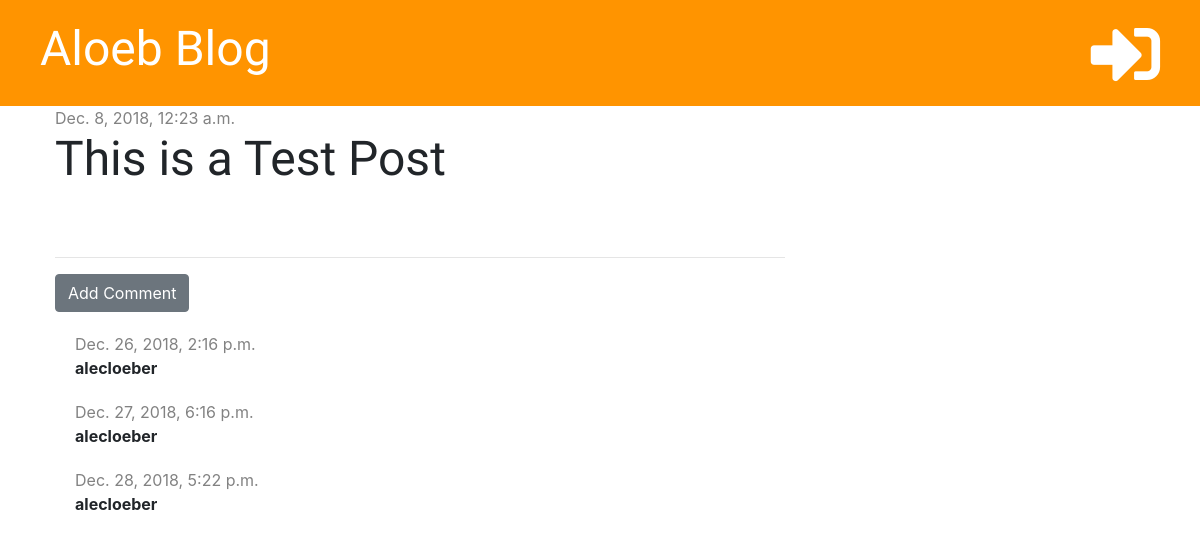
The app's page /post/1/ with its own data.
### blog/models.py (models this page shows, shortened)
class Post(models.Model):
    author = models.ForeignKey('auth.User', on_delete=models.CASCADE)
    title = models.CharField(max_length=200)
    text = models.TextField()
    create_date = models.DateTimeField(default=timezone.now)
    published_date = models.DateTimeField(blank=True, null=True)

class Comment(models.Model):
    post = models.ForeignKey('blog.Post', on_delete=models.CASCADE, related_name='comments')
    author = models.CharField(max_length=200)
    text = models.TextField()
    create_date = models.DateTimeField(default=timezone.now)
    approved = models.BooleanField(default=False)

### blog/views.py (the view)
# urls.py: path('post/<int:pk>/', views.post_detail, name='post_detail'),
def post_detail(request, pk):
    post = get_object_or_404(Post, pk=pk)
    stuff_for_frontend = {'post': post}
    return render(request, 'blog/post_detail.html', stuff_for_frontend)

### blog/templatetags/markdownify.py (called while the page is built)
@register.filter
def markdown(value):
    renderer = HighlightRenderer()
    markdown = mistune.Markdown(renderer=renderer)
    return markdown(value)

### blog/templates/blog/post_detail.html (shortened to what this page needs)
{% extends 'blog/base.html' %}
{% load markdownify %}
{% block content %}
    <div class="post">
        {% if post.published_date %}
            <div class="date">
                {{ post.published_date }}
            </div>
            {% else %}
            <a href="{% url 'post_publish' pk=post.pk %}" class="btn btn-primary">Publish</a>
        {% endif %}
        <h1>{{ post.title }}</h1>
    </div>
    <hr>
    <a href="{% url 'add_comment_to_post' pk=post.pk %}" class="btn btn-secondary">Add Comment</a>
    {% for comment in post.comments.all %}
        {% if user.is_authenticated or comment.approved %}
            <div class="comment">
                <div class="date">
                    {{ comment.create_date }}
                </div>
                <strong>{{ comment.author }}</strong>
            </div>
        {% endif %}
    {% empty %}
        <p>No Comments</p>
    {% endfor %}
{% endblock %}

### blog/static/css/blog.css (style rules this page uses)
h1, h2, h3, h4 { font-family: 'Tangerine', 'Inconsolata', 'Droid Sans', serif; font-size: 48px; }
.date { color: #828282; }
.post { margin-bottom: 70px; }
.comment { margin: 20px 0px 20px 20px; }

### records on screen
Post: published_date "Dec. 8, 2018, 12:23 a.m.", title "This is a Test Post"
Comment: create_date "Dec. 26, 2018, 2:16 p.m.", author "alecloeber"
Comment: create_date "Dec. 27, 2018, 6:16 p.m.", author "alecloeber"
Comment: create_date "Dec. 28, 2018, 5:22 p.m.", author "alecloeber"
